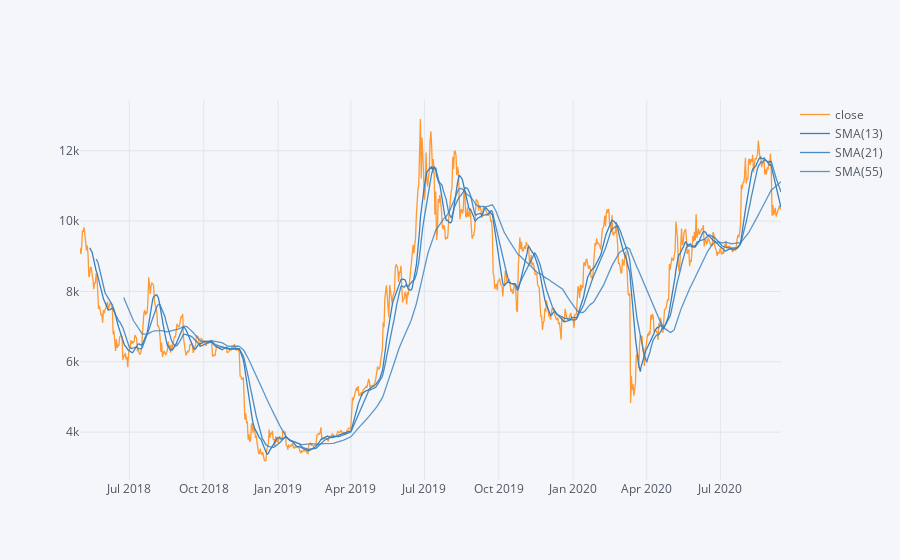

The notebook cell saved with this chart:
### Code cell
import plotly
import cufflinks as cf
cf.go_offline()

DailyDf['close'].loc['2018-05-01':].ta_plot(study='sma',periods=[13,21,55],title='Simple Moving Averages')

### Figure 1 — Plotly figure (JSON) as saved in the notebook; plotly's stock layout.template omitted (floating-point values rounded to 4 significant figures; data arrays with more than 128 entries replaced by an {"elided": "..."} marker saying what was removed)
{"data": [{"line": {"color": "rgba(255, 153, 51, 1.0)", "dash": "solid", "shape": "linear", "width": 1.3}, "mode": "lines", "name": "close", "text": "", "type": "scatter", "x": {"elided": "868 str values"}, "y": {"elided": "868 float values"}}, {"line": {"color": "rgba(55, 128, 191, 1.0)", "dash": "solid", "shape": "linear", "width": 1.3}, "mode": "lines", "name": "SMA(13)", "text": "", "type": "scatter", "x": {"elided": "868 str values"}, "y": {"elided": "868 mixed values"}}, {"line": {"color": "rgba(55, 128, 191, 0.8999999999999999)", "dash": "solid", "shape": "linear", "width": 1.3}, "mode": "lines", "name": "SMA(21)", "text": "", "type": "scatter", "x": {"elided": "868 str values"}, "y": {"elided": "868 mixed values"}}, {"line": {"color": "rgba(55, 128, 191, 0.7999999999999998)", "dash": "solid", "shape": "linear", "width": 1.3}, "mode": "lines", "name": "SMA(55)", "text": "", "type": "scatter", "x": {"elided": "868 str values"}, "y": {"elided": "868 mixed values"}}], "layout": {"legend": {"bgcolor": "#F5F6F9", "font": {"color": "#4D5663"}}, "paper_bgcolor": "#F5F6F9", "plot_bgcolor": "#F5F6F9", "title": {"font": {"color": "#4D5663"}}, "xaxis": {"gridcolor": "#E1E5ED", "showgrid": true, "tickfont": {"color": "#4D5663"}, "title": {"font": {"color": "#4D5663"}, "text": ""}, "zerolinecolor": "#E1E5ED"}, "yaxis": {"gridcolor": "#E1E5ED", "showgrid": true, "tickfont": {"color": "#4D5663"}, "title": {"font": {"color": "#4D5663"}, "text": ""}, "zerolinecolor": "#E1E5ED"}}}
